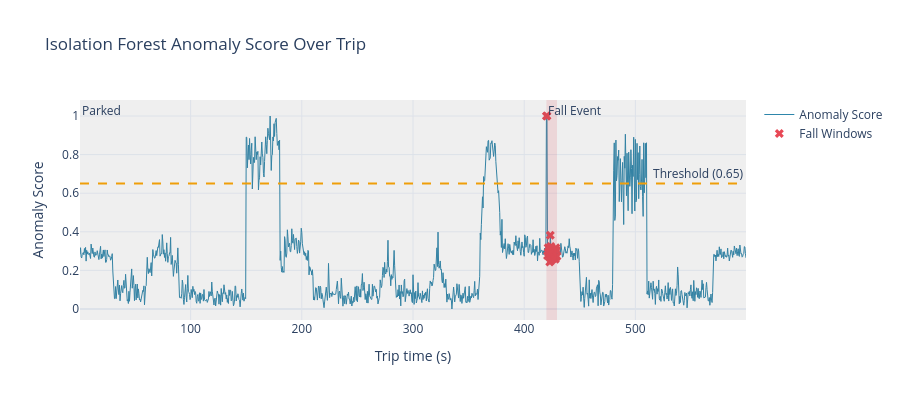

The notebook cell saved with this chart:
### Markdown cell above
## 3. Anomaly Score Over the Entire Trip

### Code cell
# Time axis in seconds from trip start
t_sec = (np.asarray(mid_ts, dtype='datetime64[ns]') - np.datetime64(t0, 'ns')) / np.timedelta64(1, 's')

fig = go.Figure()
fig.add_trace(go.Scatter(
    x=t_sec, y=scores,
    mode='lines', line=dict(color='#2E86AB', width=1),
    name='Anomaly Score',
))
fig.add_trace(go.Scatter(
    x=t_sec[fall_mask], y=scores[fall_mask],
    mode='markers', marker=dict(color='#E84855', size=8, symbol='x'),
    name='Fall Windows',
))

# Add threshold line
threshold = 0.65
fig.add_hline(y=threshold, line_dash='dash', line_color='orange',
              annotation_text=f'Threshold ({threshold})')

# Shade known anomaly regions
for name, cls, color in [('Fall Event', 'fall', 'rgba(232,72,85,0.15)'),
                          ('Parked',     'parked','rgba(100,100,100,0.1)')]:
    mask = y == CLASS_TO_IDX[cls]
    if mask.sum() > 0:
        x_start = t_sec[mask].min()
        x_end   = t_sec[mask].max()
        fig.add_vrect(x0=x_start, x1=x_end, fillcolor=color,
                      line_width=0, annotation_text=name,
                      annotation_position='top left')

fig.update_layout(
    title='Isolation Forest Anomaly Score Over Trip',
    xaxis_title='Trip time (s)', yaxis_title='Anomaly Score',
    height=400, template='plotly_white', showlegend=True,
)
fig.show()

### Figure 1 — Plotly figure (JSON) as saved in the notebook; plotly's stock layout.template omitted (floating-point values rounded to 4 significant figures; data arrays with more than 128 entries replaced by an {"elided": "..."} marker saying what was removed)
{"data": [{"line": {"color": "#2E86AB", "width": 1}, "mode": "lines", "name": "Anomaly Score", "type": "scatter", "x": {"elided": "1199 float values"}, "y": {"elided": "1199 float values"}}, {"marker": {"color": "#E84855", "size": 8, "symbol": "x"}, "mode": "markers", "name": "Fall Windows", "type": "scatter", "x": [420.0, 420.5, 421.0, 421.5, 422.0, 422.5, 423.0, 423.5, 424.0, 424.5, 425.0, 425.5, 426.0, 426.5, 427.0, 427.5, 428.0, 428.5, 429.0, 429.5], "y": [1.0, 1.0, 0.2765, 0.3176, 0.2901, 0.3031, 0.2436, 0.3826, 0.3243, 0.2523, 0.2744, 0.3036, 0.2617, 0.266, 0.2693, 0.265, 0.2577, 0.3179, 0.3048, 0.2728]}], "layout": {"annotations": [{"showarrow": false, "text": "Threshold (0.65)", "x": 1, "xanchor": "right", "xref": "x domain", "y": 0.65, "yanchor": "bottom", "yref": "y"}, {"showarrow": false, "text": "Fall Event", "x": 420.0, "xanchor": "left", "xref": "x", "y": 1, "yanchor": "top", "yref": "y domain"}, {"showarrow": false, "text": "Parked", "x": 0.5, "xanchor": "left", "xref": "x", "y": 1, "yanchor": "top", "yref": "y domain"}], "height": 400, "shapes": [{"line": {"color": "orange", "dash": "dash"}, "type": "line", "x0": 0, "x1": 1, "xref": "x domain", "y0": 0.65, "y1": 0.65, "yref": "y"}, {"fillcolor": "rgba(232,72,85,0.15)", "line": {"width": 0}, "type": "rect", "x0": 420.0, "x1": 429.5, "xref": "x", "y0": 0, "y1": 1, "yref": "y domain"}, {"fillcolor": "rgba(100,100,100,0.1)", "line": {"width": 0}, "type": "rect", "x0": 0.5, "x1": 599.5, "xref": "x", "y0": 0, "y1": 1, "yref": "y domain"}], "showlegend": true, "title": {"text": "Isolation Forest Anomaly Score Over Trip"}, "xaxis": {"title": {"text": "Trip time (s)"}}, "yaxis": {"title": {"text": "Anomaly Score"}}}}
